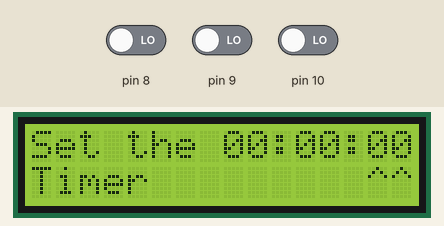
Simulated run of this sketch. Board: Arduino Uno, built with avr-gcc and run on an emulated ATmega328P. Shown: 16×2 character LCD. The inputs (shaded band) are chosen by the test bench; at power-on: pin 9 LOW, pin 8 LOW, pin 10 LOW.

Above: at 1.2 s.
1.3 s: pin 9 driven HIGH
At 2.02 s:
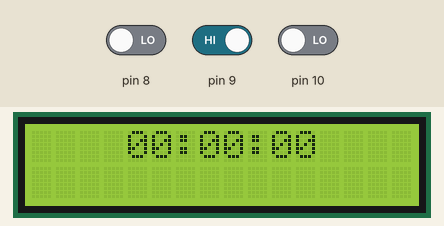
4.0 s: pin 8 driven HIGH
At 6.34 s:
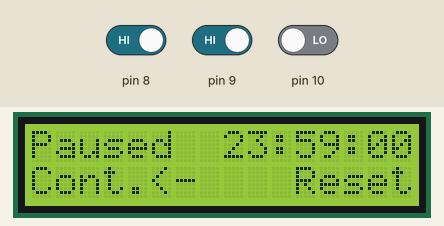
7.0 s: pin 9 driven LOW
8.5 s: pin 10 driven HIGH
At 9.8 s:
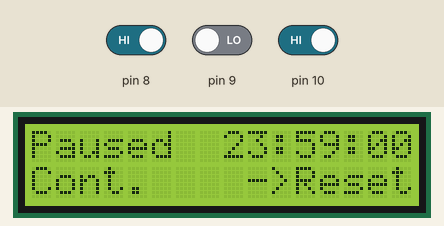
10.2 s: pin 10 driven LOW
At 11.2 s:
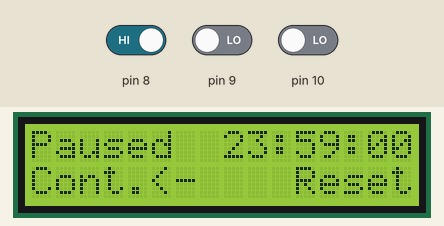
12.0 s: pin 9 driven HIGH
At 12.34 s:
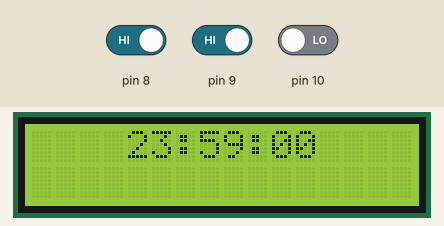
Timing chart, 0 to 15.0 s (numbered marks = the images above; inputs shaded):
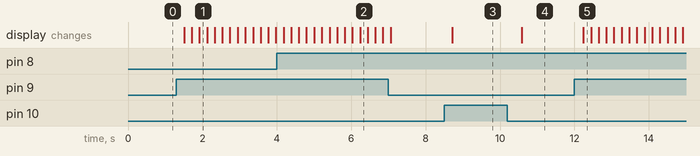

Measured:
- after the input at 1.3 s, the display: first changes after 0.21 s (image 1 shows a later state)
- after the input at 8.5 s, the display: changes after 0.22 s (image 3)
- after the input at 10.2 s, the display: changes after 0.39 s (image 4)
- after the input at 12.0 s, the display: changes after 0.24 s (image 5)

The sketch:

lcd_clock.ino
```cpp
#include <LiquidCrystal.h>

LiquidCrystal lcd(1, 2, 4, 5, 6, 7);

int currentTime = 0, referenceTime = 0, adjustmentFromRef = 0, timeInSettings = 0;
int hours = 0, minutes = 0, seconds = 0;
int setting = 3, selection = 1;

void displayTime(int hours, int minutes, int seconds)
{
  // display the current time on the display

  if (hours > 9)
  {
    lcd.print(hours);
  }
  else
  {
    lcd.print("0");
    lcd.print(hours);
  }

  lcd.print(":");

  if (minutes > 9)
  {
    lcd.print(minutes);
  }
  else
  {
    lcd.print("0");
    lcd.print(minutes);
  }

  lcd.print(":");

  if (seconds > 9)
  {
    lcd.print(seconds);
  }
  else
  {
    lcd.print("0");
    lcd.print(seconds);
  }
}

int updateTime()
{
  // update the time values

  seconds--;

  if (seconds < 0)
  {
    minutes--;
    if (minutes < 0)
    {
      hours--;
      if (hours < 0)
      {
        setting = 2;
        return 1;
      }
      minutes = 59;
    }
    seconds = 59;
  }

  return 1;
}

void changeTime(int unit, int change)
{
  if (unit == 1)
  {
    seconds += change;

    if (seconds >= 60)
    {
      seconds = 0;
    }
    else if (seconds <= 0)
    {
      seconds = 59;
    }
  }
  else if (unit == 2)
  {
    minutes += change;

    if (minutes >= 60)
    {
      minutes = 0;
    }
    else if (minutes <= 0)
    {
      minutes = 59;
    }
  }
  else if (unit == 3)
  {
    hours += change;

    if (hours >= 25)
    {
      hours = 0;
    }
    else if (hours <= 0)
    {
      hours = 24;
    }
  }
}

void setup()
{
  // initial program loop

  lcd.begin(16, 2);

  pinMode(8, INPUT);
  pinMode(9, INPUT);
  pinMode(10, INPUT);
}

void loop()
{
  // main program loop

  for (int i = 0; i < 5; i++)
  {

    // display the pause screen
    if (setting == 1)
    {
      lcd.clear();
      lcd.setCursor(0, 0);
      lcd.print("Paused  ");
      displayTime(hours, minutes, seconds);

      lcd.setCursor(0, 1);
      lcd.print("Cont.      Reset");

      if (selection == 1)
      {
        lcd.setCursor(5, 1);
        lcd.print("<-");

        if (digitalRead(9) == HIGH)
        {
          setting = 0;
        }
      }
      else if (selection == 2)
      {
        lcd.setCursor(9, 1);
        lcd.print("->");

        if (digitalRead(9) == HIGH)
        {
          seconds = 0;
          minutes = 0;
          hours = 0;

          selection = 1;
          setting = 3;
        }
      }

      if (digitalRead(8) == HIGH)
      {
        selection = 1;
      }

      if (digitalRead(10) == HIGH)
      {
        selection = 2;
      }
    }

    // display the done screen
    else if (setting == 2)
    {

      lcd.clear();
      lcd.setCursor(0, 0);
      lcd.print("    00:00:00    ");
      lcd.setCursor(0, 1);
      lcd.print("      Done!     ");

      if (digitalRead(9) == HIGH)
      {
        seconds = 0;
        minutes = 0;
        hours = 0;
        selection = 1;
        setting = 3;
      }
    }

    // display the set time screen
    else if (setting == 3)
    {

      lcd.clear();
      lcd.setCursor(0, 0);
      lcd.print("Set the ");
      displayTime(hours, minutes, seconds);

      lcd.setCursor(0, 1);
      lcd.print("Timer");

      if (selection == 1)
      {
        lcd.setCursor(14, 1);
        lcd.print("^^");

        if (digitalRead(9) == HIGH)
        {
          selection = 2;
        }
      }
      else if (selection == 2)
      {
        lcd.setCursor(11, 1);
        lcd.print("^^");

        if (digitalRead(9) == HIGH)
        {
          selection = 3;
        }
      }
      else if (selection == 3)
      {
        lcd.setCursor(8, 1);
        lcd.print("^^");

        if (digitalRead(9) == HIGH)
        {
          setting = 0;
        }
      }

      if (digitalRead(8) == HIGH)
      {
        changeTime(selection, -1);
      }

      if (digitalRead(10) == HIGH)
      {
        changeTime(selection, 1);
      }
    }

    // display the time remaining screen
    else
    {
      lcd.clear();
      lcd.setCursor(4, 0);
      displayTime(hours, minutes, seconds);

      if (digitalRead(9) == HIGH)
      {
        setting = 1;
        selection = 1;
      }
    }

    delay(200);
  }

  if (setting == 0)
  {
    updateTime();
  }
}
```
